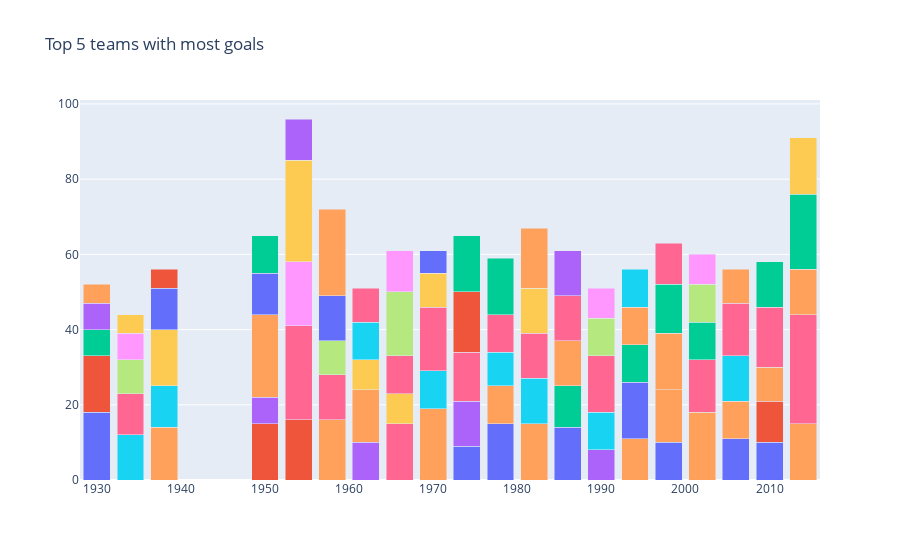

Notebook code cell kept with this figure:
### Code cell
fig=go.Figure(data=data, layout=layout)
fig.show()

### Figure 1 — Plotly figure (JSON) as saved in the notebook; plotly's stock layout.template omitted (floating-point values rounded to 4 significant figures)
{"data": [{"name": "Argentina", "type": "bar", "x": [1930, 1974, 1978, 1986, 1998, 2006, 2010], "y": [18, 9, 15, 14, 10, 11, 10]}, {"name": "Uruguay", "type": "bar", "x": [1930, 1950, 1954, 2010], "y": [15, 15, 16, 11]}, {"name": "USA", "type": "bar", "x": [1930], "y": [7]}, {"name": "Yugoslavia", "type": "bar", "x": [1930, 1950, 1962, 1974, 1990], "y": [7, 7, 10, 12, 8]}, {"name": "Brazil", "type": "bar", "x": [1930, 1938, 1950, 1958, 1962, 1970, 1978, 1982, 1994, 1998, 2002, 2006, 2010, 2014], "y": [5, 14, 22, 16, 14, 19, 10, 15, 11, 14, 18, 10, 9, 15]}, {"name": "Italy", "type": "bar", "x": [1934, 1938, 1970, 1978, 1982, 1990, 2006], "y": [12, 11, 10, 9, 12, 10, 12]}, {"name": "Germany", "type": "bar", "x": [1934, 1954, 1958, 1966, 1970, 1974, 1978, 1982, 1990, 2002, 2006, 2010, 2014], "y": [11, 25, 12, 15, 17, 13, 10, 12, 15, 14, 14, 16, 29]}, {"name": "Czechoslovakia", "type": "bar", "x": [1934, 1958, 1990], "y": [9, 9, 10]}, {"name": "Austria", "type": "bar", "x": [1934, 1954], "y": [7, 17]}, {"name": "Hungary", "type": "bar", "x": [1934, 1938, 1954, 1962, 1966, 1982], "y": [5, 15, 27, 8, 8, 12]}, {"name": "Sweden", "type": "bar", "x": [1938, 1950, 1958, 1994], "y": [11, 11, 12, 15]}, {"name": "Cuba", "type": "bar", "x": [1938], "y": [5]}, {"name": "Spain", "type": "bar", "x": [1950, 1986, 1994, 2002], "y": [10, 11, 10, 10]}, {"name": "Switzerland", "type": "bar", "x": [1954], "y": [11]}, {"name": "France", "type": "bar", "x": [1958, 1982, 1986, 1998, 2006, 2014], "y": [23, 16, 12, 15, 9, 12]}, {"name": "Chile", "type": "bar", "x": [1962], "y": [10]}, {"name": "Soviet Union", "type": "bar", "x": [1962, 1966, 1986], "y": [9, 10, 12]}, {"name": "Portugal", "type": "bar", "x": [1966], "y": [17]}, {"name": "England", "type": "bar", "x": [1966, 1990], "y": [11, 8]}, {"name": "Peru", "type": "bar", "x": [1970], "y": [9]}, {"name": "Mexico", "type": "bar", "x": [1970], "y": [6]}, {"name": "Poland", "type": "bar", "x": [1974], "y": [16]}, {"name": "Netherlands", "type": "bar", "x": [1974, 1978, 1998, 2010, 2014], "y": [15, 15, 13, 12, 20]}, {"name": "Belgium", "type": "bar", "x": [1986], "y": [12]}, {"name": "Bulgaria", "type": "bar", "x": [1994], "y": [10]}, {"name": "Romania", "type": "bar", "x": [1994], "y": [10]}, {"name": "Croatia", "type": "bar", "x": [1998], "y": [11]}, {"name": "Turkey", "type": "bar", "x": [2002], "y": [10]}, {"name": "Korea Republic", "type": "bar", "x": [2002], "y": [8]}, {"name": "Colombia", "type": "bar", "x": [2014], "y": [15]}], "layout": {"barmode": "stack", "showlegend": false, "title": {"text": "Top 5 teams with most goals"}}}
